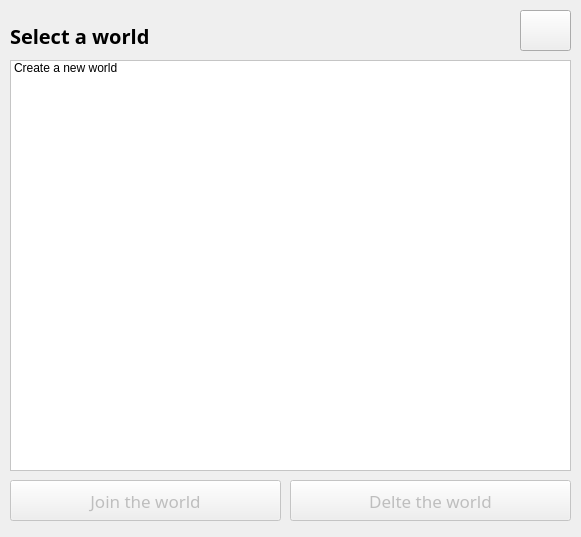
<?xml version="1.0" encoding="UTF-8"?>
<ui version="4.0">
 <class>StartWindow</class>
 <widget class="QMainWindow" name="StartWindow">
  <property name="geometry">
   <rect>
    <x>0</x>
    <y>0</y>
    <width>581</width>
    <height>537</height>
   </rect>
  </property>
  <property name="windowTitle">
   <string>2DBox</string>
  </property>
  <widget class="QWidget" name="centralwidget">
   <widget class="QLabel" name="label">
    <property name="geometry">
     <rect>
      <x>10</x>
      <y>10</y>
      <width>501</width>
      <height>51</height>
     </rect>
    </property>
    <property name="font">
     <font>
      <family>Bahnschrift</family>
      <pointsize>15</pointsize>
      <weight>75</weight>
      <bold>true</bold>
     </font>
    </property>
    <property name="text">
     <string>Select a world</string>
    </property>
   </widget>
   <widget class="QListWidget" name="worldList">
    <property name="geometry">
     <rect>
      <x>10</x>
      <y>60</y>
      <width>561</width>
      <height>411</height>
     </rect>
    </property>
    <property name="palette">
     <palette>
      <active>
       <colorrole role="WindowText">
        <brush brushstyle="SolidPattern">
         <color alpha="255">
          <red>0</red>
          <green>0</green>
          <blue>0</blue>
         </color>
        </brush>
       </colorrole>
       <colorrole role="Button">
        <brush brushstyle="SolidPattern">
         <color alpha="255">
          <red>255</red>
          <green>255</green>
          <blue>255</blue>
         </color>
        </brush>
       </colorrole>
       <colorrole role="Light">
        <brush brushstyle="SolidPattern">
         <color alpha="255">
          <red>255</red>
          <green>255</green>
          <blue>255</blue>
         </color>
        </brush>
       </colorrole>
       <colorrole role="Midlight">
        <brush brushstyle="SolidPattern">
         <color alpha="255">
          <red>255</red>
          <green>255</green>
          <blue>255</blue>
         </color>
        </brush>
       </colorrole>
       <colorrole role="Dark">
        <brush brushstyle="SolidPattern">
         <color alpha="255">
          <red>127</red>
          <green>127</green>
          <blue>127</blue>
         </color>
        </brush>
       </colorrole>
       <colorrole role="Mid">
        <brush brushstyle="SolidPattern">
         <color alpha="255">
          <red>170</red>
          <green>170</green>
          <blue>170</blue>
         </color>
        </brush>
       </colorrole>
       <colorrole role="Text">
        <brush brushstyle="SolidPattern">
         <color alpha="255">
          <red>0</red>
          <green>0</green>
          <blue>0</blue>
         </color>
        </brush>
       </colorrole>
       <colorrole role="BrightText">
        <brush brushstyle="SolidPattern">
         <color alpha="255">
          <red>255</red>
          <green>255</green>
          <blue>255</blue>
         </color>
        </brush>
       </colorrole>
       <colorrole role="ButtonText">
        <brush brushstyle="SolidPattern">
         <color alpha="255">
          <red>0</red>
          <green>0</green>
          <blue>0</blue>
         </color>
        </brush>
       </colorrole>
       <colorrole role="Base">
        <brush brushstyle="SolidPattern">
         <color alpha="255">
          <red>255</red>
          <green>255</green>
          <blue>255</blue>
         </color>
        </brush>
       </colorrole>
       <colorrole role="Window">
        <brush brushstyle="SolidPattern">
         <color alpha="255">
          <red>255</red>
          <green>255</green>
          <blue>255</blue>
         </color>
        </brush>
       </colorrole>
       <colorrole role="Shadow">
        <brush brushstyle="SolidPattern">
         <color alpha="255">
          <red>0</red>
          <green>0</green>
          <blue>0</blue>
         </color>
        </brush>
       </colorrole>
       <colorrole role="AlternateBase">
        <brush brushstyle="SolidPattern">
         <color alpha="255">
          <red>255</red>
          <green>255</green>
          <blue>255</blue>
         </color>
        </brush>
       </colorrole>
       <colorrole role="ToolTipBase">
        <brush brushstyle="SolidPattern">
         <color alpha="255">
          <red>255</red>
          <green>255</green>
          <blue>220</blue>
         </color>
        </brush>
       </colorrole>
       <colorrole role="ToolTipText">
        <brush brushstyle="SolidPattern">
         <color alpha="255">
          <red>0</red>
          <green>0</green>
          <blue>0</blue>
         </color>
        </brush>
       </colorrole>
       <colorrole role="PlaceholderText">
        <brush brushstyle="SolidPattern">
         <color alpha="128">
          <red>0</red>
          <green>0</green>
          <blue>0</blue>
         </color>
        </brush>
       </colorrole>
      </active>
      <inactive>
       <colorrole role="WindowText">
        <brush brushstyle="SolidPattern">
         <color alpha="255">
          <red>0</red>
          <green>0</green>
          <blue>0</blue>
         </color>
        </brush>
       </colorrole>
       <colorrole role="Button">
        <brush brushstyle="SolidPattern">
         <color alpha="255">
          <red>255</red>
          <green>255</green>
          <blue>255</blue>
         </color>
        </brush>
       </colorrole>
       <colorrole role="Light">
        <brush brushstyle="SolidPattern">
         <color alpha="255">
          <red>255</red>
          <green>255</green>
          <blue>255</blue>
         </color>
        </brush>
       </colorrole>
       <colorrole role="Midlight">
        <brush brushstyle="SolidPattern">
         <color alpha="255">
          <red>255</red>
          <green>255</green>
          <blue>255</blue>
         </color>
        </brush>
       </colorrole>
       <colorrole role="Dark">
        <brush brushstyle="SolidPattern">
         <color alpha="255">
          <red>127</red>
          <green>127</green>
          <blue>127</blue>
         </color>
        </brush>
       </colorrole>
       <colorrole role="Mid">
        <brush brushstyle="SolidPattern">
         <color alpha="255">
          <red>170</red>
          <green>170</green>
          <blue>170</blue>
         </color>
        </brush>
       </colorrole>
       <colorrole role="Text">
        <brush brushstyle="SolidPattern">
         <color alpha="255">
          <red>0</red>
          <green>0</green>
          <blue>0</blue>
         </color>
        </brush>
       </colorrole>
       <colorrole role="BrightText">
        <brush brushstyle="SolidPattern">
         <color alpha="255">
          <red>255</red>
          <green>255</green>
          <blue>255</blue>
         </color>
        </brush>
       </colorrole>
       <colorrole role="ButtonText">
        <brush brushstyle="SolidPattern">
         <color alpha="255">
          <red>0</red>
          <green>0</green>
          <blue>0</blue>
         </color>
        </brush>
       </colorrole>
       <colorrole role="Base">
        <brush brushstyle="SolidPattern">
         <color alpha="255">
          <red>255</red>
          <green>255</green>
          <blue>255</blue>
         </color>
        </brush>
       </colorrole>
       <colorrole role="Window">
        <brush brushstyle="SolidPattern">
         <color alpha="255">
          <red>255</red>
          <green>255</green>
          <blue>255</blue>
         </color>
        </brush>
       </colorrole>
       <colorrole role="Shadow">
        <brush brushstyle="SolidPattern">
         <color alpha="255">
          <red>0</red>
          <green>0</green>
          <blue>0</blue>
         </color>
        </brush>
       </colorrole>
       <colorrole role="AlternateBase">
        <brush brushstyle="SolidPattern">
         <color alpha="255">
          <red>255</red>
          <green>255</green>
          <blue>255</blue>
         </color>
        </brush>
       </colorrole>
       <colorrole role="ToolTipBase">
        <brush brushstyle="SolidPattern">
         <color alpha="255">
          <red>255</red>
          <green>255</green>
          <blue>220</blue>
         </color>
        </brush>
       </colorrole>
       <colorrole role="ToolTipText">
        <brush brushstyle="SolidPattern">
         <color alpha="255">
          <red>0</red>
          <green>0</green>
          <blue>0</blue>
         </color>
        </brush>
       </colorrole>
       <colorrole role="PlaceholderText">
        <brush brushstyle="SolidPattern">
         <color alpha="128">
          <red>0</red>
          <green>0</green>
          <blue>0</blue>
         </color>
        </brush>
       </colorrole>
      </inactive>
      <disabled>
       <colorrole role="WindowText">
        <brush brushstyle="SolidPattern">
         <color alpha="255">
          <red>127</red>
          <green>127</green>
          <blue>127</blue>
         </color>
        </brush>
       </colorrole>
       <colorrole role="Button">
        <brush brushstyle="SolidPattern">
         <color alpha="255">
          <red>255</red>
          <green>255</green>
          <blue>255</blue>
         </color>
        </brush>
       </colorrole>
       <colorrole role="Light">
        <brush brushstyle="SolidPattern">
         <color alpha="255">
          <red>255</red>
          <green>255</green>
          <blue>255</blue>
         </color>
        </brush>
       </colorrole>
       <colorrole role="Midlight">
        <brush brushstyle="SolidPattern">
         <color alpha="255">
          <red>255</red>
          <green>255</green>
          <blue>255</blue>
         </color>
        </brush>
       </colorrole>
       <colorrole role="Dark">
        <brush brushstyle="SolidPattern">
         <color alpha="255">
          <red>127</red>
          <green>127</green>
          <blue>127</blue>
         </color>
        </brush>
       </colorrole>
       <colorrole role="Mid">
        <brush brushstyle="SolidPattern">
         <color alpha="255">
          <red>170</red>
          <green>170</green>
          <blue>170</blue>
         </color>
        </brush>
       </colorrole>
       <colorrole role="Text">
        <brush brushstyle="SolidPattern">
         <color alpha="255">
          <red>127</red>
          <green>127</green>
          <blue>127</blue>
         </color>
        </brush>
       </colorrole>
       <colorrole role="BrightText">
        <brush brushstyle="SolidPattern">
         <color alpha="255">
          <red>255</red>
          <green>255</green>
          <blue>255</blue>
         </color>
        </brush>
       </colorrole>
       <colorrole role="ButtonText">
        <brush brushstyle="SolidPattern">
         <color alpha="255">
          <red>127</red>
          <green>127</green>
          <blue>127</blue>
         </color>
        </brush>
       </colorrole>
       <colorrole role="Base">
        <brush brushstyle="SolidPattern">
         <color alpha="255">
          <red>255</red>
          <green>255</green>
          <blue>255</blue>
         </color>
        </brush>
       </colorrole>
       <colorrole role="Window">
        <brush brushstyle="SolidPattern">
         <color alpha="255">
          <red>255</red>
          <green>255</green>
          <blue>255</blue>
         </color>
        </brush>
       </colorrole>
       <colorrole role="Shadow">
        <brush brushstyle="SolidPattern">
         <color alpha="255">
          <red>0</red>
          <green>0</green>
          <blue>0</blue>
         </color>
        </brush>
       </colorrole>
       <colorrole role="AlternateBase">
        <brush brushstyle="SolidPattern">
         <color alpha="255">
          <red>255</red>
          <green>255</green>
          <blue>255</blue>
         </color>
        </brush>
       </colorrole>
       <colorrole role="ToolTipBase">
        <brush brushstyle="SolidPattern">
         <color alpha="255">
          <red>255</red>
          <green>255</green>
          <blue>220</blue>
         </color>
        </brush>
       </colorrole>
       <colorrole role="ToolTipText">
        <brush brushstyle="SolidPattern">
         <color alpha="255">
          <red>0</red>
          <green>0</green>
          <blue>0</blue>
         </color>
        </brush>
       </colorrole>
       <colorrole role="PlaceholderText">
        <brush brushstyle="SolidPattern">
         <color alpha="128">
          <red>0</red>
          <green>0</green>
          <blue>0</blue>
         </color>
        </brush>
       </colorrole>
      </disabled>
     </palette>
    </property>
    <item>
     <property name="text">
      <string>Create a new world</string>
     </property>
    </item>
   </widget>
   <widget class="QPushButton" name="JoinWorld">
    <property name="enabled">
     <bool>false</bool>
    </property>
    <property name="geometry">
     <rect>
      <x>10</x>
      <y>480</y>
      <width>271</width>
      <height>41</height>
     </rect>
    </property>
    <property name="font">
     <font>
      <family>Bahnschrift</family>
      <pointsize>13</pointsize>
     </font>
    </property>
    <property name="text">
     <string>Join the world</string>
    </property>
   </widget>
   <widget class="QPushButton" name="setings">
    <property name="geometry">
     <rect>
      <x>520</x>
      <y>10</y>
      <width>51</width>
      <height>41</height>
     </rect>
    </property>
    <property name="toolTip">
     <string>Settings</string>
    </property>
    <property name="text">
     <string/>
    </property>
    <property name="icon">
     <iconset>
      <normaloff>settings_icon.png</normaloff>settings_icon.png</iconset>
    </property>
    <property name="iconSize">
     <size>
      <width>32</width>
      <height>32</height>
     </size>
    </property>
   </widget>
   <widget class="QPushButton" name="DelteWorld">
    <property name="enabled">
     <bool>false</bool>
    </property>
    <property name="geometry">
     <rect>
      <x>290</x>
      <y>480</y>
      <width>281</width>
      <height>41</height>
     </rect>
    </property>
    <property name="font">
     <font>
      <family>Bahnschrift</family>
      <pointsize>13</pointsize>
     </font>
    </property>
    <property name="text">
     <string>Delte the world</string>
    </property>
   </widget>
  </widget>
 </widget>
 <resources/>
 <connections/>
</ui>
